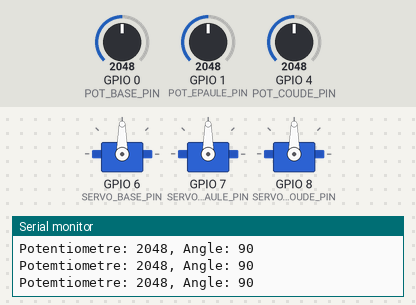
The sketch below on a simulated ESP32. Shown: 3 × servo, the last lines printed to the serial monitor. The inputs (shaded band) are chosen by the test bench; at power-on: GPIO 0 (POT_BASE_PIN) = 2048, GPIO 1 (POT_EPAULE_PIN) = 2048, GPIO 4 (POT_COUDE_PIN) = 2048.

Above: at 2.2 s.
2.3 s: GPIO 0 (POT_BASE_PIN) set to 2866
At 3.5 s:
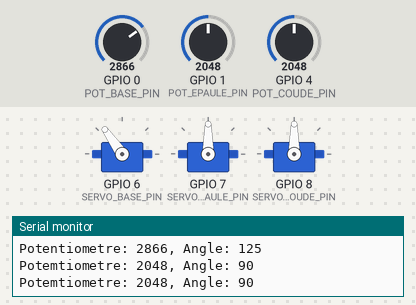
3.8 s: GPIO 1 (POT_EPAULE_PIN) set to 2866
At 4.5 s:
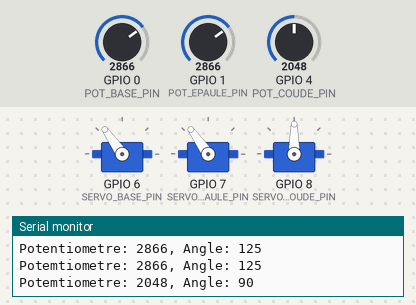
5.3 s: GPIO 4 (POT_COUDE_PIN) set to 2206
At 6.5 s:
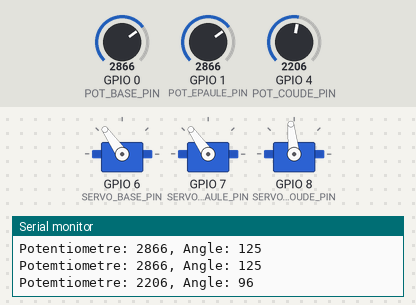
6.8 s: GPIO 4 (POT_COUDE_PIN) set to 2321
At 7.4 s:
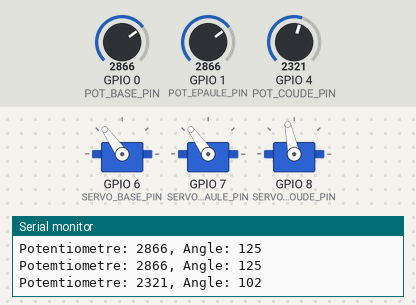
8.3 s: GPIO 0 (POT_BASE_PIN) set to 3603
At 9.1 s:
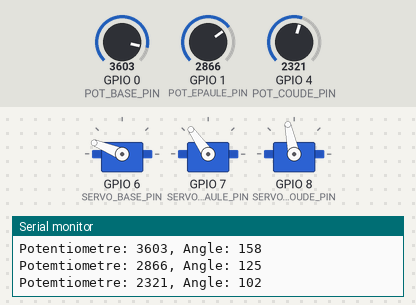
9.8 s: GPIO 1 (POT_EPAULE_PIN) set to 3603
At 11.2 s:
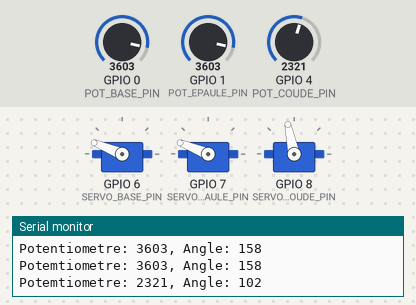
Timing chart, 0 to 12.3 s (numbered marks = the images above; inputs shaded):
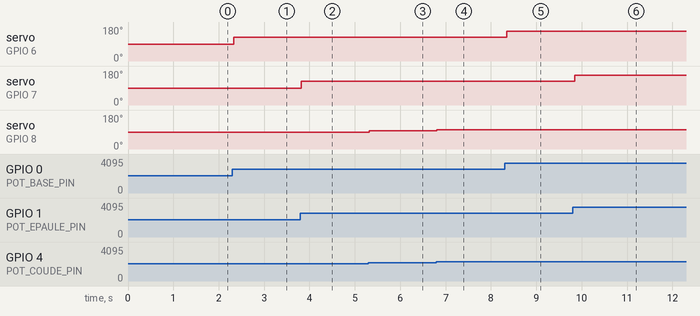

The sketch:

CampsTI_Defi1.ino
```cpp
//lÉA ROBERGE
// Ajout des bibliothèques de code nécessaire
#include <Arduino.h>  // Bibliothèque de base Arduino/ESP32
#include <ESP32Servo.h> // Bibliothèque pour le contrôle des moteurs

// Déclaration des PINs utilisées (voir schéma électrique)
#define POT_BASE_PIN 0
#define SERVO_BASE_PIN 6
#define POT_EPAULE_PIN 1
#define SERVO_EPAULE_PIN 7
#define POT_COUDE_PIN 4
#define SERVO_COUDE_PIN 8
#define SERVO_PINCE_PIN 10
#define SERVO_2
#define SERVO_3
#define SERVO_4

// Définition de l'objet Servo pour la base
Servo BaseServo;
Servo EpauleServo;
Servo CoudeServo;
void setup() {
  // Initialise la communication USB avec l'ordinateur
  Serial.begin(115200);
  delay(1000); // Delai d'une seconde

  // Initialise l'entrée (INPUT) pour lire la valeur du potentiomètre
  pinMode(POT_BASE_PIN, INPUT);
  pinMode (POT_EPAULE_PIN, INPUT);
  pinMode (POT_COUDE_PIN, INPUT);
  // Initialise le moteur de la pince
  BaseServo.attach(SERVO_BASE_PIN);
  EpauleServo.attach(SERVO_EPAULE_PIN);
  CoudeServo.attach(SERVO_COUDE_PIN);
}

void loop() {
  // Variable de commande moteur
  int pot1_cmd = 0;
  int pot2_cmd = 1;
  int pot3_cmd = 4;

  // Lecture de la valeur du capteur
  int pot1Value = analogRead(POT_BASE_PIN);
  int pot2Value = analogRead(POT_EPAULE_PIN);
  int pot3Value = analogRead(POT_COUDE_PIN);

  // Limiter l'action entre 0 et 180 degrés du moteur
  pot1_cmd = map(pot1Value, 0, 4095, 0, 180);
  pot2_cmd = map(pot2Value, 0, 4095, 0, 180);
  pot3_cmd = map(pot3Value, 0, 4095, 0, 180);

  // Afficher les valeurs sur le moniteur série
  Serial.println("Potentiometre: " + String(pot1Value) + ", Angle: " + String(pot1_cmd));
  Serial.println("Potemtiometre: " + String(pot2Value) + ", Angle: " + String(pot2_cmd));
  Serial.println("Potemtiometre: " + String(pot3Value) + ", Angle: " + String(pot3_cmd));

  // Envoie de la commande moteur
  BaseServo.write(pot1_cmd);
  EpauleServo.write(pot2_cmd);
  CoudeServo.write(pot3_cmd);
  delay(50);
}


/*
Mission supplémentaire : Ajoute l'épaule et le coude !

Maintenant que tu as réussi à faire bouger la base, ton objectif est de modifier ce
code pour ajouter 2 autres potentiomètres (POT_EPAULE_PIN sur la broche
1, et POT_COUDE_PIN sur la broche 3). Sers-toi de l’exemple de la base pour
déclarer tes moteurs, les attacher dans le Setup, et lire leurs valeurs dans la Loop !
*/
```

Measured:
- after the input at 2.3 s, servo on GPIO 6 (SERVO_BASE_PIN): 90° → 125° at once
- after the input at 3.8 s, servo on GPIO 7 (SERVO_EPAULE_PIN): 90° → 125° at once
- after the input at 5.3 s, servo on GPIO 8 (SERVO_COUDE_PIN): 90° → 96° at once
- after the input at 6.8 s, servo on GPIO 8 (SERVO_COUDE_PIN): 96° → 102° at once
- after the input at 8.3 s, servo on GPIO 6 (SERVO_BASE_PIN): 125° → 158° after 0.05 s
- after the input at 9.8 s, servo on GPIO 7 (SERVO_EPAULE_PIN): 125° → 158° after 0.05 s
